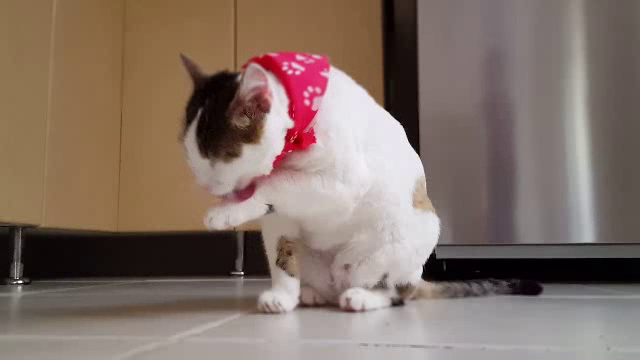
//> input picture frame 1 of SpatialDomainFiltering/TiltShift/StopMotion/stopmotion.avi, 640 x 360 px, given in place of cat.mp4, which was not available
$ ./stopMotion   (built with g++ and OpenCV 4)
//> lines starting //> are read from the running program, lines starting //| are printed output that depends on the picture; pictures that were not available may be replaced by others from this repository, and a replacement may not be noted

#include <iostream>
#include <opencv2/opencv.hpp>
#include <math.h>

#define MAX_SLIDER_VAL 100

using namespace cv;
using namespace std;

void mergeImages(Mat&, Mat&, Mat&);
void populateWeightMats(Mat&, Mat&, float, float, float);

void lowPassFilter(Mat &src, Mat &dst){
  float lowPassFilter[] = {1, 1, 1, 1, 1, 1, 1, 1, 1};
  Mat mask, tempMask, src32f, filtered;

  mask = Mat(3, 3, CV_32F, lowPassFilter);
  scaleAdd(mask, 1/9.0, Mat::zeros(3, 3, CV_32F), tempMask);
  mask = tempMask;

  src.convertTo(src32f, CV_32F);
  filter2D(src32f, filtered, src32f.depth(), mask, Point(1,1), 0);
  filtered.convertTo(dst, CV_8U);
}

int main(int argc, char* argv[]){
  String filename = "cat.mp4";
  VideoCapture cap(filename);
  VideoWriter stopMotionVideo;

  Mat frame, lpfFrame, mergedFrame;
  Size frameSize;
  float sizeProportion;

  if(!cap.isOpened()){
      cout << "The video '" << filename << "' could not be opened..." << endl;
      exit(1);
  }

  cap >> frame;
//> frame is the input picture: 360 rows x 640 cols, CV_8UC3; mean B, G, R 104.3, 113.8, 131.9
  frameSize = frame.size();
//> frameSize = Size(640, 360)
  sizeProportion = (float) frame.size().height/frame.size().width;
//> sizeProportion = 0.562
  frameSize = Size(640, (int) 640*sizeProportion);

  stopMotionVideo = VideoWriter("stopmotion.avi", VideoWriter::fourcc('X','V','I','D'), 4, frameSize, 1);
  if (!stopMotionVideo.isOpened()){
    cout << "Could not open the file to write the video in..." <<  endl;
    exit(1);
  }

  namedWindow("stopMotion", 1);

  for(int i = 0;; ++i){
      cap >> frame;
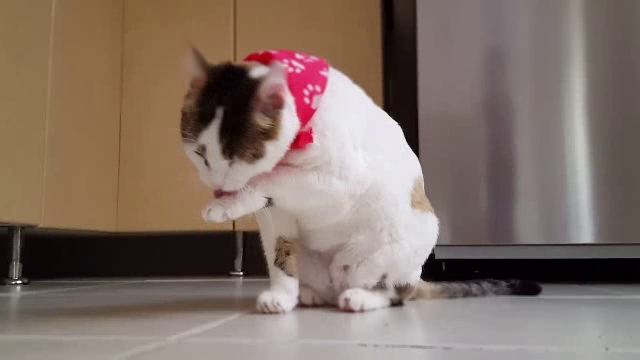
//> input picture frame 2 of SpatialDomainFiltering/TiltShift/StopMotion/stopmotion.avi, 640 x 360 px, given in place of cat.mp4, which was not available
//> frame is the input picture: 360 rows x 640 cols, CV_8UC3; mean B, G, R 103.6, 113.3, 130.8
      if(frame.empty()) break;
      resize(frame, frame, frameSize);

      lowPassFilter(frame, lpfFrame);
      mergeImages(frame, lpfFrame, mergedFrame);

      imshow("stopMotion", mergedFrame);
      if(i%20==0) stopMotionVideo.write(mergedFrame);

      if(waitKey(30) >= 0) break;
  }

  return 0;
}

void populateWeightMats(Mat& alphaMat, Mat& betaMat, float heightVal, float vertVal, float decayVal){
//> called with heightVal = 180, vertVal = 108, decayVal = 0.5
  Size matSize = alphaMat.size();
//> matSize = Size(640, 360)
  float alpha = 0.5, beta = 1 - alpha;
  int x, upperBound, lowerBound;
  upperBound = -heightVal/2;
//> upperBound = -90
  lowerBound = -upperBound;
//> lowerBound = 90

  for(int i = 0; i < matSize.height; ++i){
    x = i - (vertVal + heightVal/2);
    alpha = 0.5*(tanh((x - upperBound)/decayVal) - tanh((x - lowerBound)/decayVal));
    beta = 1 - alpha;

    Vec3f alphaV(alpha, alpha, alpha);
    Vec3f betaV(beta, beta, beta);

    for(int j = 0; j < matSize.width; ++j){
      alphaMat.at<Vec3f>(i, j) = alphaV;
      betaMat.at<Vec3f>(i, j) = betaV;
    }
  }
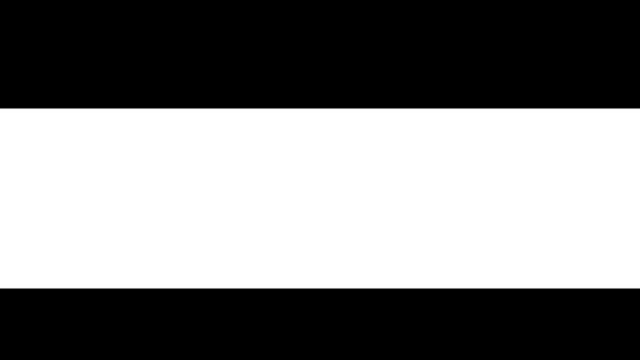
//> alphaMat: 360 rows x 640 cols, CV_32FC3; min 0, max 1, mean 0.5
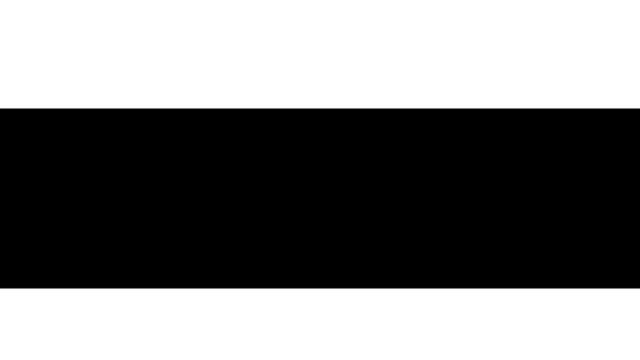
//> betaMat: 360 rows x 640 cols, CV_32FC3; min 0, max 1, mean 0.5
}

void mergeImages(Mat& img, Mat& lpfImg, Mat& mergedImage){
  Size imgSize = img.size();
  Mat alphaMat(imgSize, CV_32FC3), betaMat(imgSize, CV_32FC3), outputOriginal, outputLPF;
  float decay = 0.5, height = 0.5*imgSize.height, vert = 0.3*imgSize.height;
  populateWeightMats(alphaMat, betaMat, height, vert, decay);

  img.convertTo(outputOriginal, CV_32FC3);
  lpfImg.convertTo(outputLPF, CV_32FC3);

  multiply(outputOriginal, alphaMat, outputOriginal);
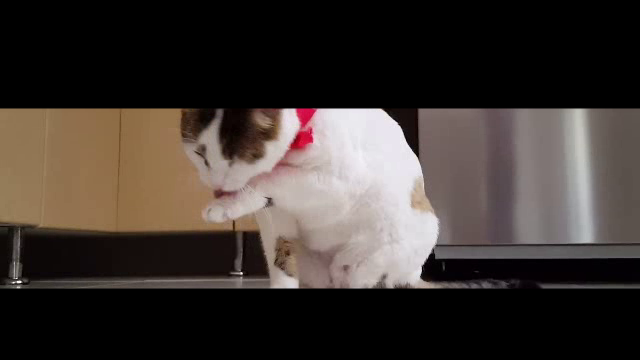
//> outputOriginal: 360 rows x 640 cols, CV_32FC3; mean B, G, R 50, 54.3, 62.2
  multiply(outputLPF, betaMat, outputLPF);
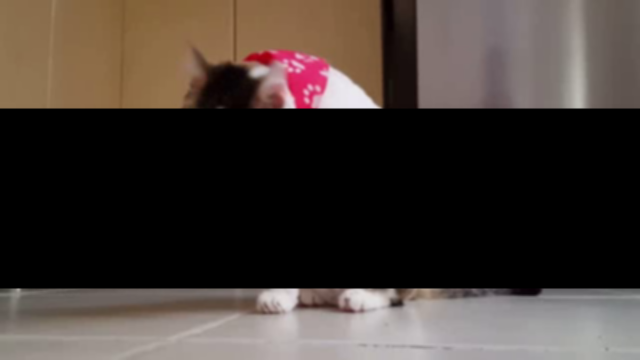
//> outputLPF: 360 rows x 640 cols, CV_32FC3; mean B, G, R 53.7, 59, 68.5

  add(outputOriginal, outputLPF, mergedImage);

  mergedImage.convertTo(mergedImage, CV_8UC3);
//> mergedImage: 360 rows x 640 cols, CV_8UC3
//> the Esc key is pressed
}

$ run again, starting later in the video
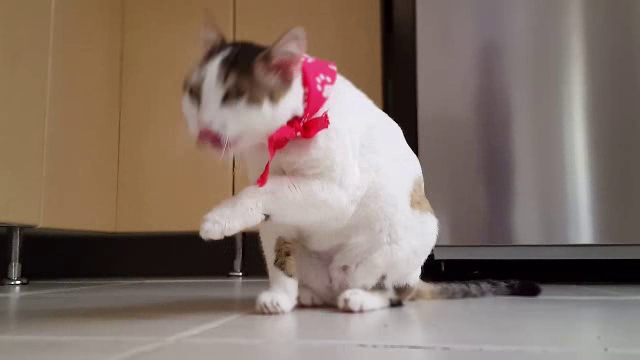
//> input picture frame 5 of SpatialDomainFiltering/TiltShift/StopMotion/stopmotion.avi, 640 x 360 px, given in place of cat.mp4, which was not available
//> frame is the input picture: 360 rows x 640 cols, CV_8UC3; mean B, G, R 104.7, 114.6, 132.3
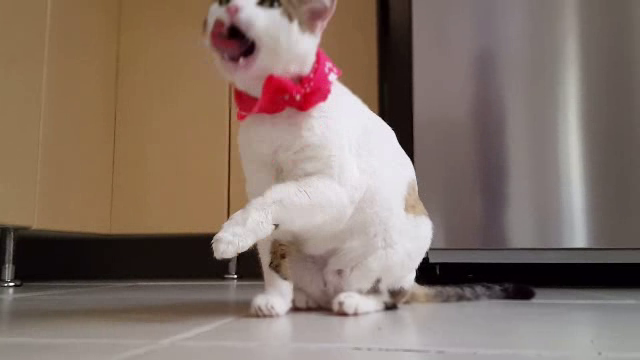
//> input picture frame 6 of SpatialDomainFiltering/TiltShift/StopMotion/stopmotion.avi, 640 x 360 px, given in place of cat.mp4, which was not available
//> frame is the input picture: 360 rows x 640 cols, CV_8UC3; mean B, G, R 104.9, 115.1, 132.9
//> in mergeImages, `multiply(outputLPF, betaMat, outputLPF);`:
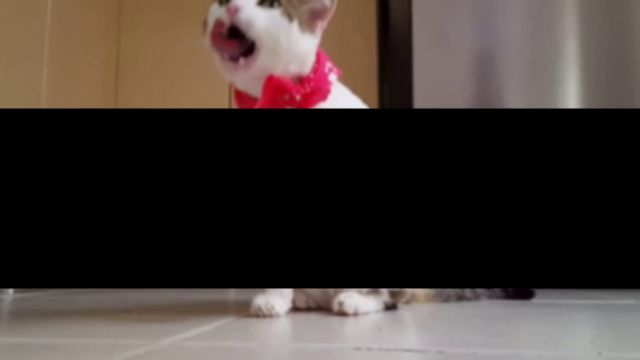
//> outputLPF: 360 rows x 640 cols, CV_32FC3; mean B, G, R 54.1, 59, 68.8

$ run again, starting later in the video
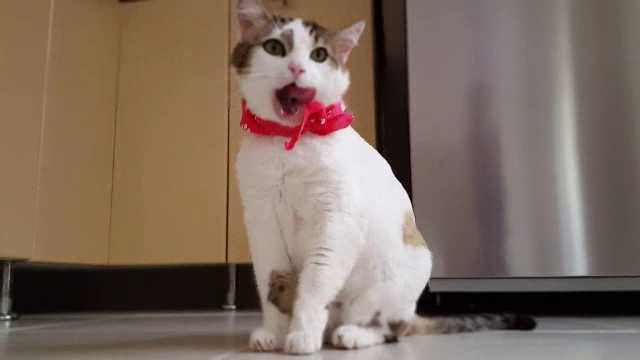
//> input picture frame 10 of SpatialDomainFiltering/TiltShift/StopMotion/stopmotion.avi, 640 x 360 px, given in place of cat.mp4, which was not available
//> frame is the input picture: 360 rows x 640 cols, CV_8UC3; mean B, G, R 96.2, 109, 127.5
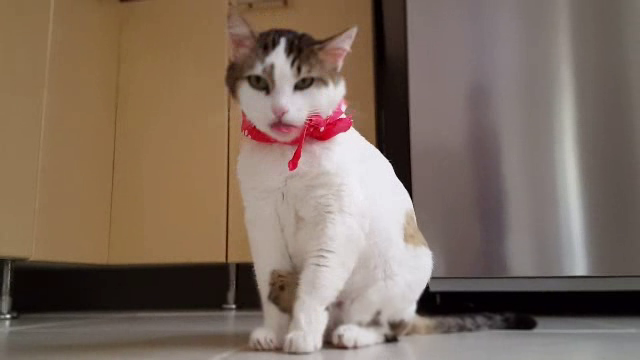
//> input picture frame 11 of SpatialDomainFiltering/TiltShift/StopMotion/stopmotion.avi, 640 x 360 px, given in place of cat.mp4, which was not available
//> frame is the input picture: 360 rows x 640 cols, CV_8UC3; mean B, G, R 95.4, 108.8, 126.7
//> in mergeImages, `multiply(outputLPF, betaMat, outputLPF);`:
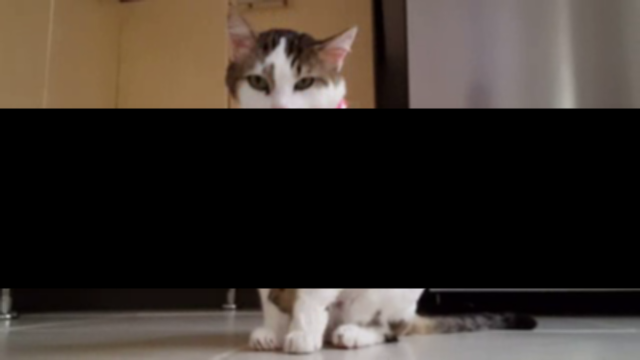
//> outputLPF: 360 rows x 640 cols, CV_32FC3; mean B, G, R 43.6, 50, 57.9
